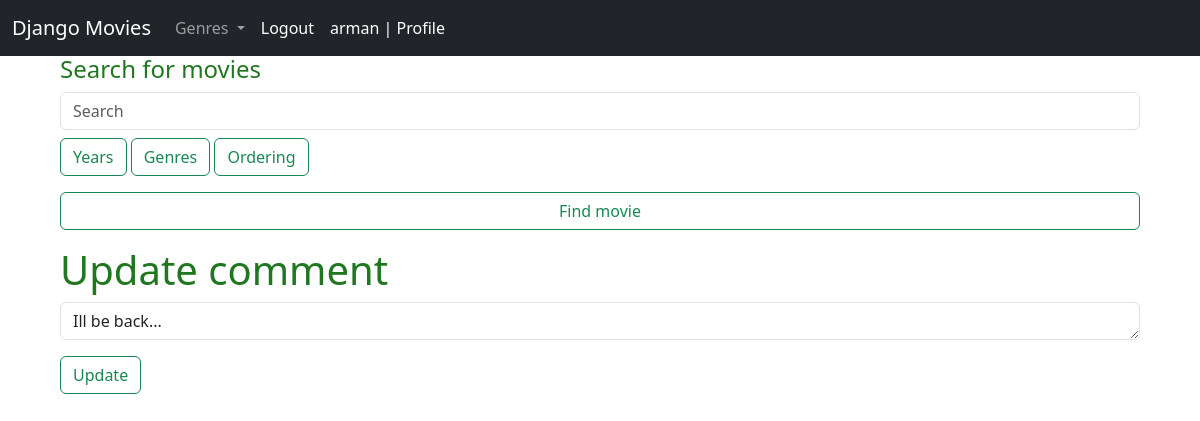
The page /movie/the-terminator/comment/2/update/ (signed in) on the database as committed earlier.
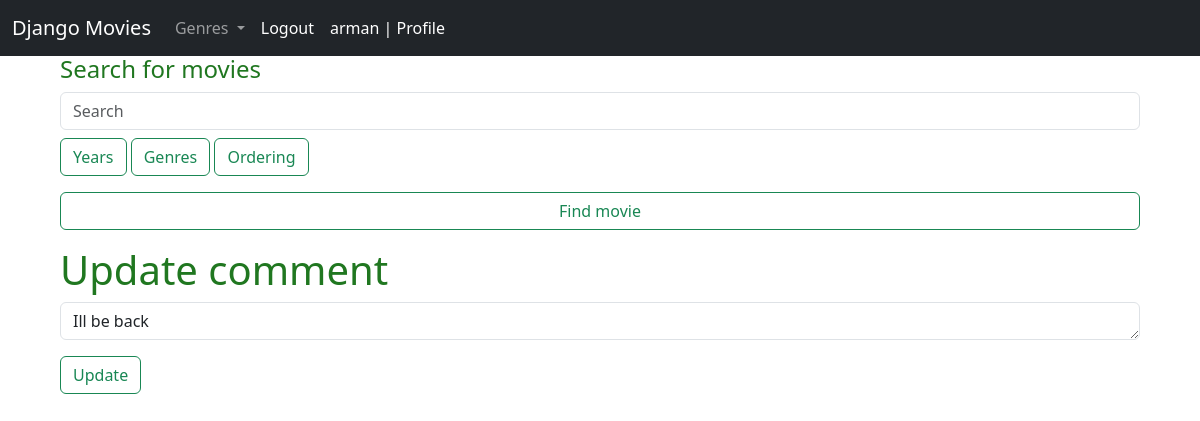
The same page on the database as committed later.
### mainapp/models.py (models this page shows, shortened)
class Comment(models.Model):
    movie = models.ForeignKey(Movie, on_delete=models.CASCADE, related_name='comments')
    author = models.ForeignKey(User, on_delete=models.CASCADE, related_name='comments')
    text = models.TextField()
    create_time = models.DateTimeField(auto_now_add=True)
    likes = models.ManyToManyField(User, related_name='liked_comments')

### mainapp/views.py (the view, shortened to what this page needs)
# urls.py: path('movie/<slug:movie_slug>/comment/<int:comment_id>/update/', UpdateCommentView.as_view(), name='update_comment'),
class UpdateCommentView(SidebarData, LoginRequiredMixin, UpdateView):
    model = Comment
    form_class = CommentForm
    template_name = 'mainapp/comment/update_comment.html'
    context_object_name = 'form'
    login_url = reverse_lazy('home')
    pk_url_kwarg = 'comment_id'
    slug_url_kwarg = 'movie_slug'
    def get_context_data(self, **kwargs):
        context = super().get_context_data(**kwargs)
        context['title'] = 'Update comment'
        return context

### mainapp/forms.py
class CommentForm(forms.ModelForm):
    class Meta:
        model = Comment
        fields = ('text',)
        widgets = {
            'text': forms.Textarea(attrs=comment_attrs)
        }

### mainapp/models.py (called while the page is built)
    def get_absolute_url(self):
        return reverse('genre', kwargs={'genre_slug': self.slug})

### mainapp/views.py (called while the page is built)
    @classmethod
    def get_genres(cls):
        return Genre.objects.annotate(movies_count=Count('movies'))

    @classmethod
    def get_movies(cls):
        return Movie.objects.all()

    @classmethod
    def get_years(cls):
        return cls.get_movies().values('year').order_by('-year')

### mainapp/templates/mainapp/comment/update_comment.html (shortened to what this page needs)
{% extends 'mainapp/base.html' %}
{% block content %}
<h1 class="movie-bold">{{ title }}</h1>
<form method="post">
    <div class="mb-3">
        {{ form.text }}
    </div>
    <button type="submit" class="btn btn-outline-success">Update</button>
</form>
{% endblock %}

Rows that differ between the two databases and show on the page:
changed Comment: text "Ill be back..." → "Ill be back"
